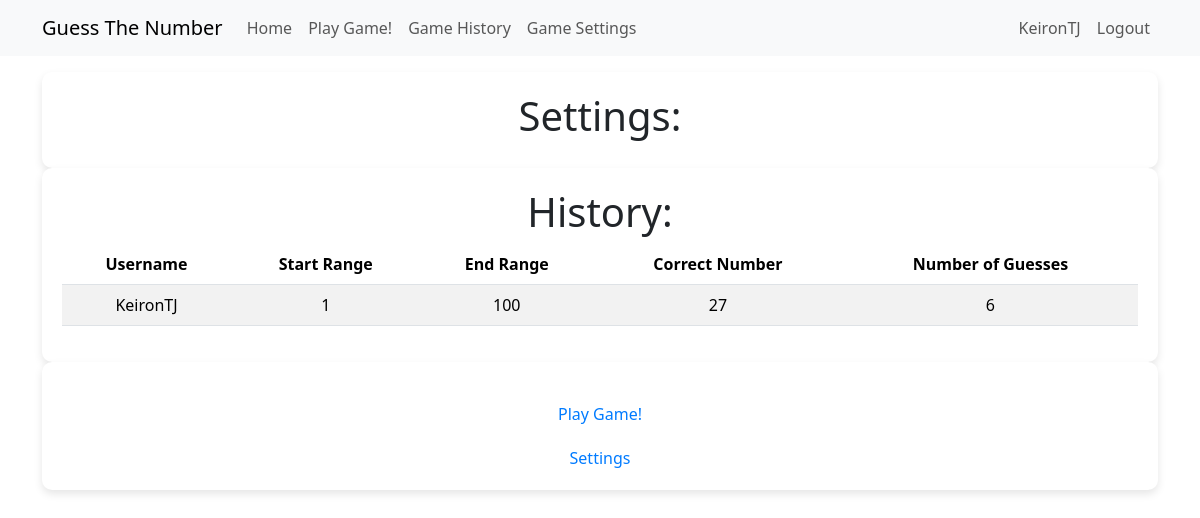
Page /guess_the_number_history (signed in) on the earlier database version.
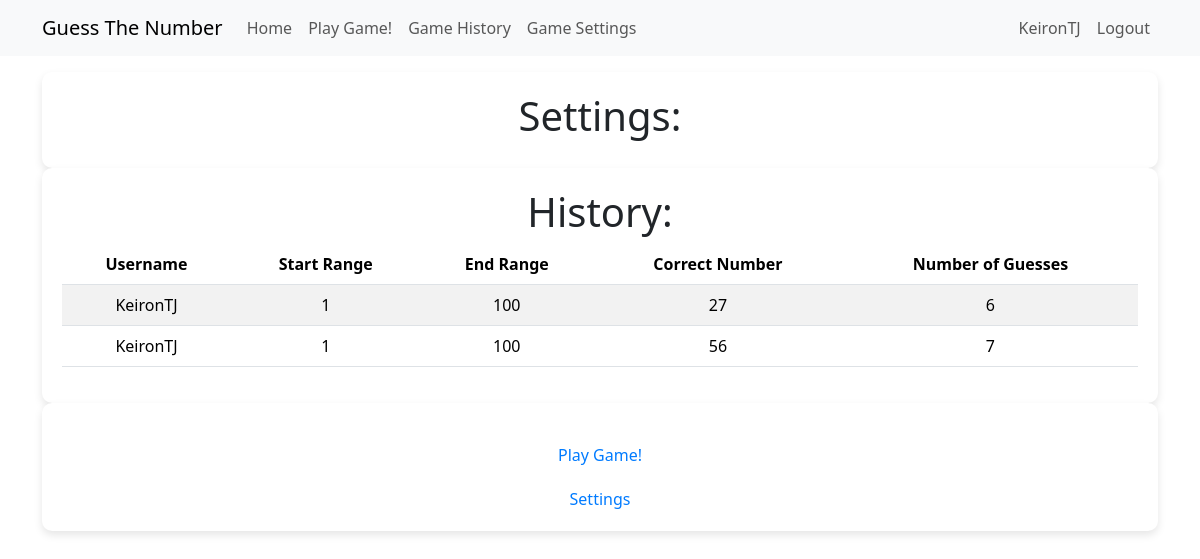
Same page on the later database version.
### app/models.py (models this page shows, shortened)
class User(UserMixin, db.Model):
    id = db.Column(Integer, primary_key=True)
    username = db.Column(String(64), index=True, unique=True)
    email = db.Column(String(120), index=True, unique=True)
    password_hash = db.Column(String(256))
    guesses = so.relationship('GuessTheNumberHistory', back_populates='user')
    guess_settings = so.relationship('GuessTheNumberSettings', back_populates='user')

class GuessTheNumberHistory(db.Model):
    id = db.Column(Integer, primary_key=True)
    user_id = db.Column(Integer, db.ForeignKey('user.id'))
    start_range = db.Column(Integer)
    end_range = db.Column(Integer)
    correct_number = db.Column(Integer)
    number_of_guesses = db.Column(Integer)
    user = so.relationship('User', back_populates='guesses')

### app/routes.py (the view)
@app.route('/guess_the_number_history')
@login_required
def guess_the_number_history():
    history = db.session.query(GuessTheNumberHistory).filter_by(user_id=current_user.id).all()
    return render_template('guess_the_number_history.html',
                           title='Guess the number history',
                           history=history)

### app/models.py (called while the page is built)
@login.user_loader
def load_user(id):
    return db.session.get(User, int(id))

### app/templates/guess_the_number_history.html
{% extends "base.html" %}
{% block content %}
<div class="customdiv">
    <h1>Settings:</h1>
</div>
<div class="customdiv">
    <h1>History:</h1>
    <table class="table table-striped">
        <thead>
            <tr>
                <th>Username</th>
                <th>Start Range</th>
                <th>End Range</th>
                <th>Correct Number</th>
                <th>Number of Guesses</th>
            </tr>
        </thead>
        <tbody>
            {% for game in history %}
                <tr>
                    <td>{{ game.user.username }}</td>
                    <td>{{ game.start_range }}</td>
                    <td>{{ game.end_range }}</td>
                    <td>{{ game.correct_number }}</td>
                    <td>{{ game.number_of_guesses }}</td>
                </tr>
            {% endfor %}
        </tbody>
    </table>
</div>
<div class="customdiv">
    <a class="customa" href="{{ url_for('guess_the_number') }}">Play Game!</a>
    <br>
    <a class="customa" href="{{ url_for('guess_the_number_settings') }}">Settings</a>
</div>
{% endblock %}

### app/templates/base.html (shortened to what this page needs)
<!doctype html>
<html lang="en">
<head>
    <link href="https://cdn.jsdelivr.net/npm/bootstrap@5.3.2/dist/css/bootstrap.min.css"
          rel="stylesheet"
>
    <link rel="stylesheet" href="{{ url_for('static', filename='style.css') }}">
</head>
<body>
    <nav class="navbar navbar-expand-lg bg-body-tertiary">
        <div class="container">
            <a class="navbar-brand" href="{{ url_for('guess_the_number') }}">Guess The Number</a>
            <div class="collapse navbar-collapse" id="navbarSupportedContent">
                <ul class="navbar-nav me-auto mb-2 mb-lg-0">
                    <li class="nav-item">
                        <a class="nav-link" aria-current="page" href="{{ url_for('index') }}">Home</a>
                    </li>
                    <li class="nav-item">
                        <a class="nav-link" aria-current="page" href=" {{ url_for('guess_the_number')}}">Play Game!</a>
                    </li>
                    <li class="nav-item">
                        <a class="nav-link" aria-current="page" href=" {{ url_for('guess_the_number_history') }}">Game History</a>
                    </li>
                    <li class="nav-item">
                        <a class="nav-link" aria-current="page" href="{{ url_for('guess_the_number_settings') }}">Game Settings</a>
                    </li>
                </ul>
                <ul class="navbar-nav mb-2 mb-lg-0">
                    {% if current_user.is_anonymous %}
                        <li class="nav-item">
                            <a class="nav-link" aria-current="page" href="{{ url_for('login') }}"">Login</a>
                        </li>
                    {% else %}
                        <li class="nav-item">
                            <a class="nav-link" aria-current="page" href="{{ url_for('index')}} ">{{ current_user.username }}</a>
                        </li>
                        <li class="nav-item">
                            <a class="nav-link" aria-current="page" href="{{ url_for('logout')}} ">Logout</a>
                        </li>
                    {% endif %}
                </ul>
            </div>
        </div>
    </nav>
    <div class="container mt-3">
        {% block content %}{% endblock %}
    </div>
</body>
</html>

### app/static/style.css (style rules this page uses)
.customdiv { background-color: white; padding: 20px; border-radius: 10px; box-shadow: 0 4px 8px rgba(0,0,0,0.1); text-align: center; }
.customa { display: inline-block; margin-top: 20px; color: #007bff; text-decoration: none; }

Differences in the rows shown:
added GuessTheNumberHistory: user.username "KeironTJ", start_range "1", end_range "100", correct_number "56", number_of_guesses "7"
